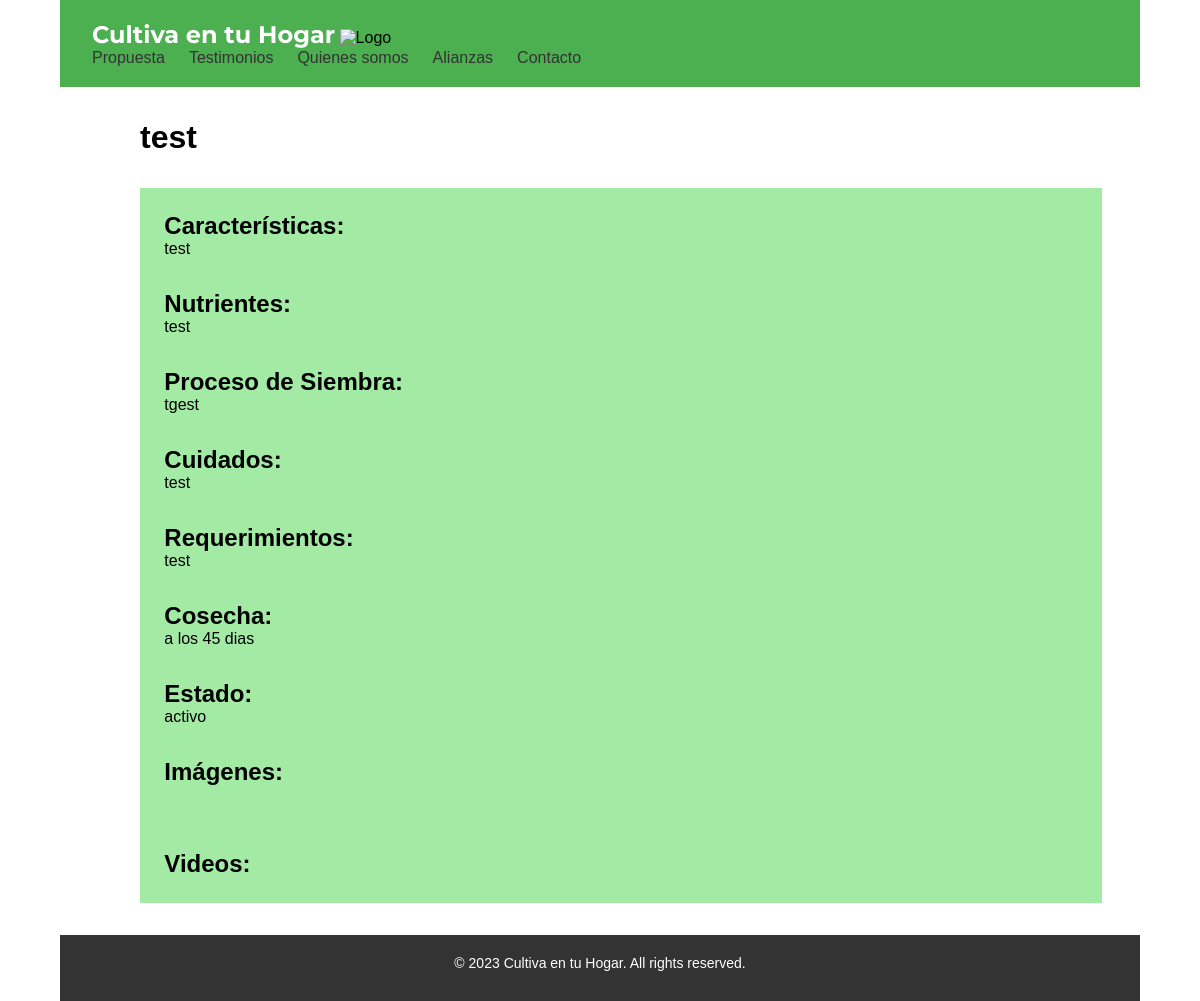
The app's page /huertos/1/ with its own data.
### huertourbano/models.py (models this page shows, shortened)
class Huerto(models.Model):
    ESTADO_CHOICES = (
        ('activo', 'Activo'),
        ('inactivo', 'Inactivo'),
    )
    cultivo = models.CharField(max_length=255)
    caracteristicas = models.CharField(max_length=1000)
    nutrientes = models.CharField(max_length=255)
    procsiembra = models.CharField(max_length=1000)
    cuidados = models.CharField(max_length=1000)
    requerimientos = models.CharField(max_length=1000)
    cosecha = models.CharField(max_length=1000)
    estado = models.CharField(max_length=25, choices=ESTADO_CHOICES)

### huertourbano/views.py (the view)
# urls.py: path("", huerto_detail, name='huerto_detail'),
def huerto_detail(request, huerto_id):
    huerto = get_object_or_404(Huerto, id=huerto_id)
    image_formset = HuertoImageFormSet(instance=huerto)
    video_formset = HuertoVideoFormSet(instance=huerto)
    context = {
        'huerto': huerto,
        'image_formset': image_formset,
        'video_formset': video_formset,
    }
    return render(request, 'huertourbano/huerto_detail.html', context)

### huertourbano/templates/huertourbano/huerto_detail.html (shortened to what this page needs)
{% extends 'huertourbano/base.html' %}
{% load static %}
{% block content %}
<div class="wrap">
  <div class="Plant-specie">
    <h1>{{ huerto.cultivo }}</h1>
  </div>
  <div class="details">
    <div class="detail">
      <h2>Características:</h2>
      <p>{{ huerto.caracteristicas }}</p>
    </div>
    <div class="detail">
      <h2>Nutrientes:</h2>
      <p>{{ huerto.nutrientes }}</p>
    </div>
    <div class="detail">
      <h2>Proceso de Siembra:</h2>
      <p>{{ huerto.procsiembra }}</p>
    </div>
    <div class="detail">
      <h2>Cuidados:</h2>
      <p>{{ huerto.cuidados }}</p>
    </div>
    <div class="detail">
      <h2>Requerimientos:</h2>
      <p>{{ huerto.requerimientos }}</p>
    </div>
    <div class="detail">
      <h2>Cosecha:</h2>
      <p>{{ huerto.cosecha }}</p>
    </div>
    <div class="detail">
      <h2>Estado:</h2>
      <p>{{ huerto.estado }}</p>
    </div>
    <div class="detail">
      <h2>Imágenes:</h2>
    </div>
    <h2>Videos:</h2>
  </div>
</div>
{% endblock %}

### static/css/style.css (style rules this page uses)
* { margin: 0; padding: 0; box-sizing: border-box; }
.details { max-width: 1440px; background-color:#a3eba5; padding: 1.52rem; display: flex; gap:2em; justify-content: start; flex-direction: column; }
.wrap { max-width: 1440px; width: 95%; display: flex; margin-left: 3rem; justify-content:start; flex-direction: column; gap:2em ; padding: 2em; }
body { margin:0 auto; width: 90%; font-size: 16px; font-family: Arial, sans-serif; }

### records on screen
Huerto: cultivo "test", caracteristicas "test", nutrientes "test", procsiembra "tgest", cuidados "test", requerimientos "test", cosecha "a los 45 dias", estado "activo"
